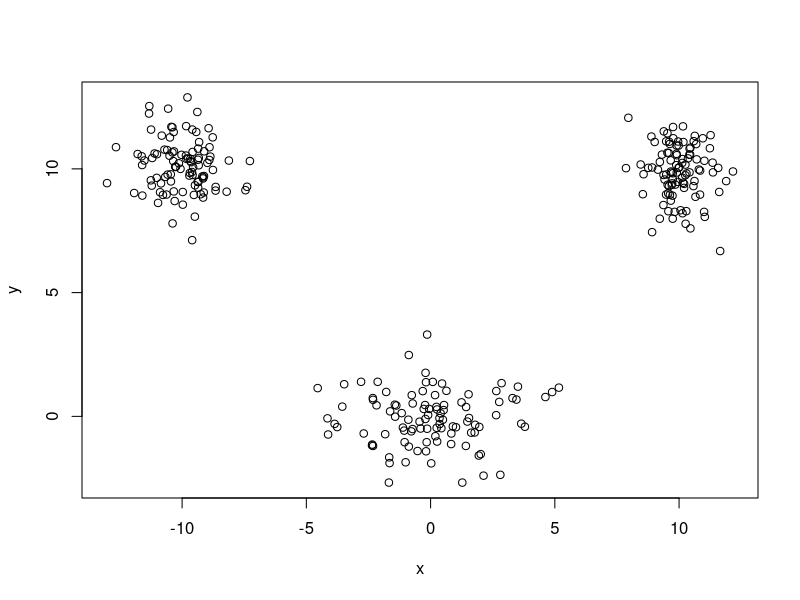
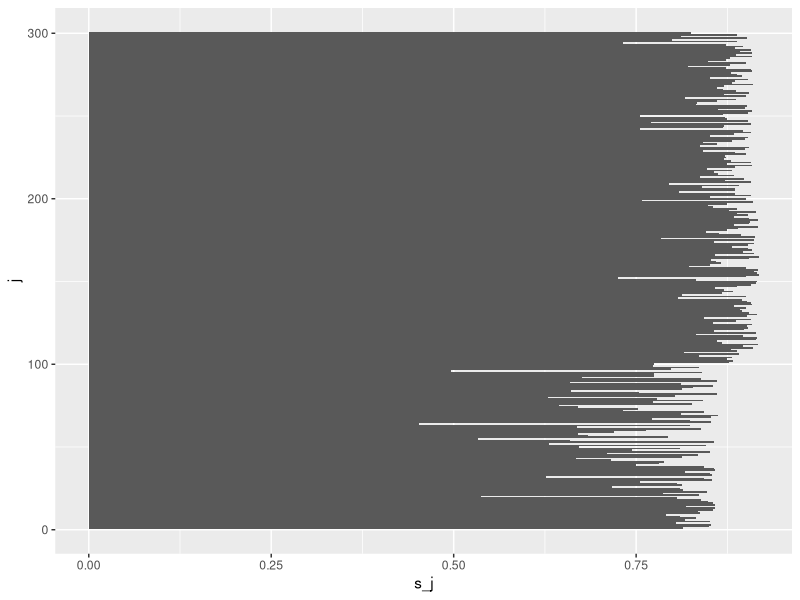

Generate these figures, in order, with R:
library(dplyr)
library(zeallot)

set.seed(100)

c(n1,n2,n3) %<-% c(100,100,100)
c(x1_mu,x2_mu,x3_mu) %<-% c(0,10,-10)
c(y1_mu,y2_mu,y3_mu) %<-% c(0,10,10)
c(x1_sd,x2_sd,x3_sd) %<-% c(2,1,1)
c(y1_sd,y2_sd,y3_sd) %<-% c(1,1,1)

x <- c(rnorm(n1,x1_mu,x1_sd), rnorm(n2,x2_mu,x2_sd), rnorm(n3,x3_mu,x3_sd))
y <- c(rnorm(n1,y1_mu,y1_sd), rnorm(n2,y2_mu,y3_sd), rnorm(n3,y3_mu,y3_sd))
plot(x,y)

n <- n1+n2+n3
data <- data.frame(id=1:n,x,y)

kmeans_model <- stats::kmeans(data,3)

distance <- function(x_i,y_i,x_j,y_j){
  sqrt((x_i-x_j)^2 + (y_i-y_j)^2)
}
distance(0,0,1,1)


expand.grid(i=1:n,j=1:n) %>% 
  dplyr::mutate(x_i = x[i], y_i = y[i], c_i = kmeans_model$cluster[i],
                x_j = x[j], y_j = y[j], c_j = kmeans_model$cluster[j],
                d_ij = distance(x_i,y_i,x_j,y_j),
                same_c = c_i == c_j) %>% 
  dplyr::group_by(j,c_i) %>% 
  dplyr::summarise(n=n(),
                   sum_d_ij = sum(d_ij),
                   same_c = sum(c_i == c_j)==n) %>% 
  dplyr::ungroup() %>% 
  dplyr::group_by(j) %>% 
  dplyr::summarise(a_j = unique(sum_d_ij[same_c]/(n-1) ),
                   b_j = unique(min(sum_d_ij[!same_c])/n ),
                   s_j = ifelse(a_j == b_j,0,ifelse(a_j > b_j, (b_j/a_j)-1, 1-(a_j/b_j))) ) %>% 
  dplyr::ungroup() %>% 
  ggplot2::ggplot()+
  ggplot2::geom_col(ggplot2::aes(x=j, y=s_j), width=1)+
  ggplot2::coord_flip()
